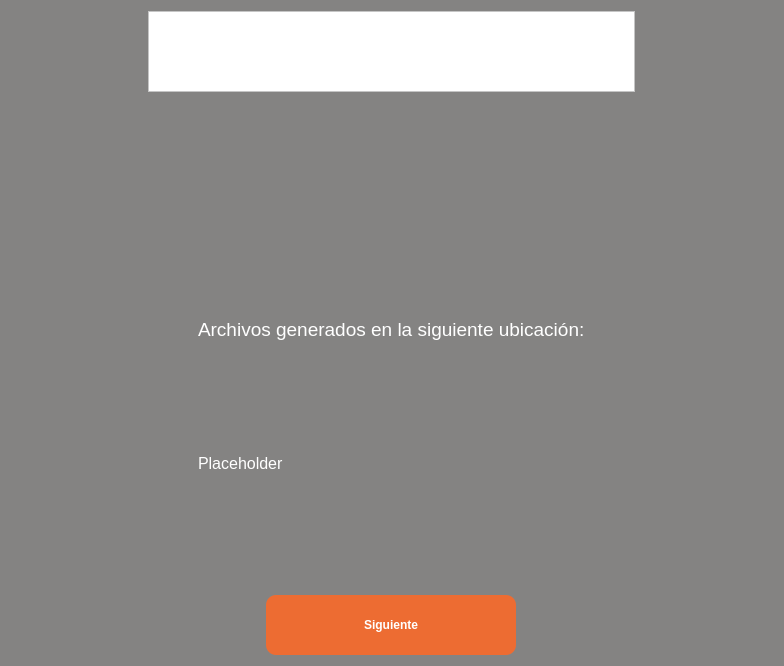
<?xml version="1.0" encoding="UTF-8"?>
<ui version="4.0">
 <class>Form</class>
 <widget class="QWidget" name="Form">
  <property name="geometry">
   <rect>
    <x>0</x>
    <y>0</y>
    <width>784</width>
    <height>666</height>
   </rect>
  </property>
  <property name="windowTitle">
   <string>Generador de Diplomas</string>
  </property>
  <property name="styleSheet">
   <string notr="true">color: white;
background-color: rgb(132, 131, 130);</string>
  </property>
  <layout class="QGridLayout" name="gridLayout_2">
   <item row="0" column="0">
    <widget class="QFrame" name="frame">
     <property name="maximumSize">
      <size>
       <width>16777215</width>
       <height>81</height>
      </size>
     </property>
     <property name="autoFillBackground">
      <bool>false</bool>
     </property>
     <property name="styleSheet">
      <string notr="true">background-color: rgb(255, 255, 255)
</string>
     </property>
     <property name="frameShape">
      <enum>QFrame::StyledPanel</enum>
     </property>
     <property name="frameShadow">
      <enum>QFrame::Raised</enum>
     </property>
     <layout class="QGridLayout" name="gridLayout">
      <item row="0" column="0">
       <widget class="QLabel" name="lbLogo">
        <property name="sizePolicy">
         <sizepolicy hsizetype="Maximum" vsizetype="Preferred">
          <horstretch>0</horstretch>
          <verstretch>0</verstretch>
         </sizepolicy>
        </property>
        <property name="autoFillBackground">
         <bool>false</bool>
        </property>
        <property name="styleSheet">
         <string notr="true"/>
        </property>
        <property name="text">
         <string/>
        </property>
        <property name="pixmap">
         <pixmap>../images/csoftmty_logo.png</pixmap>
        </property>
        <property name="scaledContents">
         <bool>false</bool>
        </property>
       </widget>
      </item>
     </layout>
    </widget>
   </item>
   <item row="1" column="0">
    <layout class="QVBoxLayout" name="vlFields">
     <property name="leftMargin">
      <number>50</number>
     </property>
     <property name="rightMargin">
      <number>50</number>
     </property>
     <item>
      <layout class="QVBoxLayout" name="vlName">
       <property name="topMargin">
        <number>10</number>
       </property>
       <property name="bottomMargin">
        <number>10</number>
       </property>
       <item>
        <widget class="QLabel" name="lbMessage">
         <property name="font">
          <font>
           <pointsize>14</pointsize>
          </font>
         </property>
         <property name="text">
          <string>Archivos generados en la siguiente ubicación:</string>
         </property>
         <property name="alignment">
          <set>Qt::AlignBottom|Qt::AlignLeading|Qt::AlignLeft</set>
         </property>
        </widget>
       </item>
       <item>
        <widget class="QLabel" name="lbPath">
         <property name="font">
          <font>
           <pointsize>12</pointsize>
          </font>
         </property>
         <property name="text">
          <string>Placeholder</string>
         </property>
         <property name="alignment">
          <set>Qt::AlignLeading|Qt::AlignLeft|Qt::AlignVCenter</set>
         </property>
        </widget>
       </item>
      </layout>
     </item>
    </layout>
   </item>
   <item row="2" column="0">
    <layout class="QHBoxLayout" name="hlButton">
     <item>
      <widget class="QPushButton" name="btnSubmit">
       <property name="sizePolicy">
        <sizepolicy hsizetype="Maximum" vsizetype="Fixed">
         <horstretch>0</horstretch>
         <verstretch>0</verstretch>
        </sizepolicy>
       </property>
       <property name="minimumSize">
        <size>
         <width>250</width>
         <height>60</height>
        </size>
       </property>
       <property name="font">
        <font>
         <pointsize>9</pointsize>
         <weight>75</weight>
         <bold>true</bold>
        </font>
       </property>
       <property name="styleSheet">
        <string notr="true">background-color: rgb(237, 108, 50);
border-radius: 10px</string>
       </property>
       <property name="text">
        <string>Siguiente</string>
       </property>
      </widget>
     </item>
    </layout>
   </item>
  </layout>
 </widget>
 <resources/>
 <connections/>
</ui>
